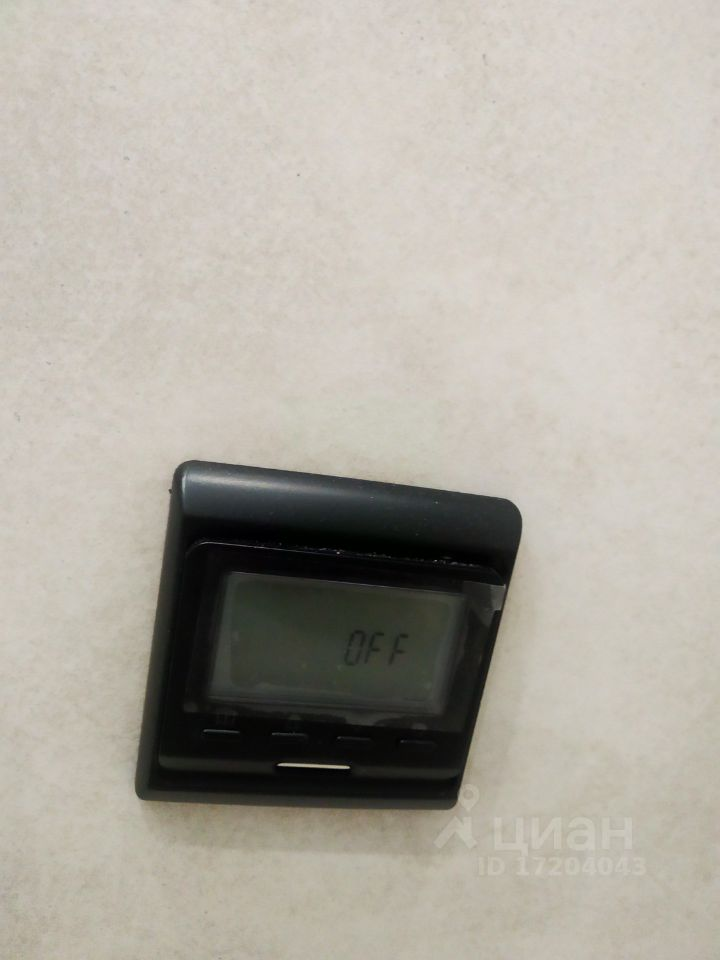
#> input picture images/kvartira-moskva-ulica-marshala-katukova-2062535751-1.jpg, 720 x 960 px; its folder holds 4 pictures in this run
$ python base64_converter.py
#> lines starting #> are read from the running program, lines starting #| are printed output that depends on the picture
import os
import base64
from PIL import Image
from io import BytesIO

def resize_image(image_path, target_size=(224, 224)):
    # Открываем изображение
#> called with target_size = (224, 224)
    with Image.open(image_path) as img:
        # Ресайзим изображение
#> img is the input picture: PIL image 720x960 RGB; mean R, G, B 175.3, 170.5, 161
        resized_img = img.resize(target_size)
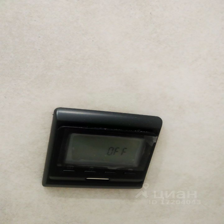
#> resized_img: PIL image 224x224 RGB; mean R, G, B 175.3, 170.5, 161

    return resized_img


def image_to_base64(image_path):
    # Ресайзим изображение
    resized_img = resize_image(image_path)

    with BytesIO() as output_buffer:
        # Сохраняем ресайзнутое изображение в буфере
        resized_img.save(output_buffer, format="JPEG")

        # Получаем байты из буфера
        image_data = output_buffer.getvalue()

        # Кодируем изображение в строку base64
        base64_string = base64.b64encode(image_data).decode("utf-8")

    return base64_string


def folder_images_to_base64(folder_path, output_file_path):
    with open(output_file_path, "w") as output_file:
        for filename in os.listdir(folder_path):
            if filename.endswith(('.jpg', '.jpeg', '.png', '.gif')):
                # Полный путь к изображению
                image_path = os.path.join(folder_path, filename)

                # Преобразование изображения в строку base64
                base64_string = image_to_base64(image_path)

                # Запись строки base64 в файл
                output_file.write(f"{filename}: {base64_string}\n")
#> pass 2 of the loop in folder_images_to_base64, `for filename in os.listdir(folder_path):`:
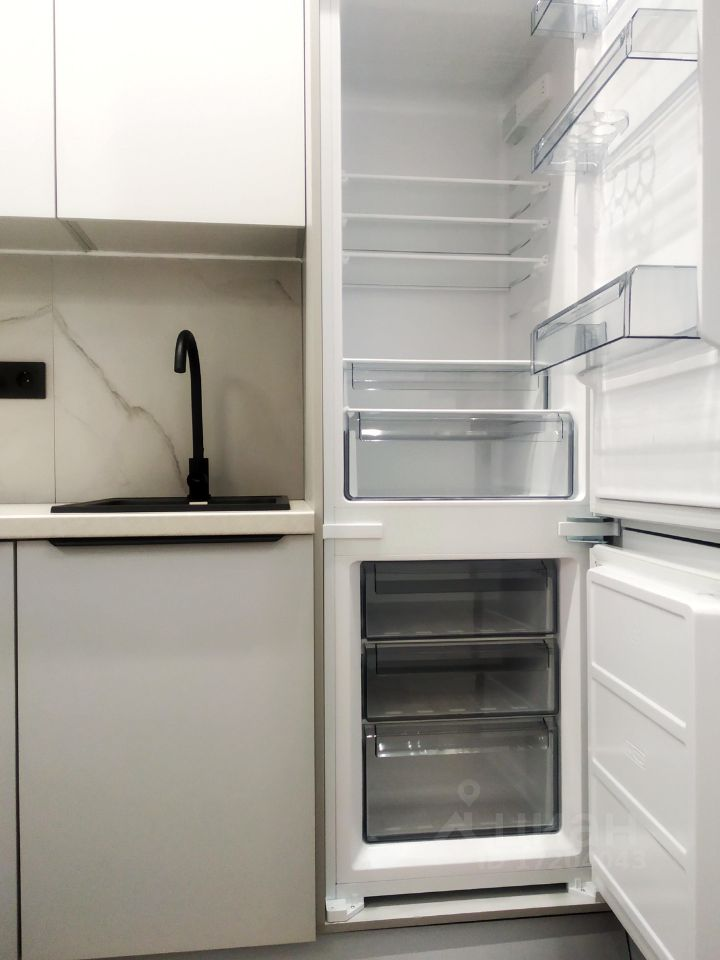
#> input picture images/kvartira-moskva-ulica-marshala-katukova-2062535752-1.jpg, 720 x 960 px
#> in resize_image, img is the input picture: PIL image 720x960 RGB; mean R, G, B 171.9, 168.5, 161.4
#> in resize_image (call 2), `resized_img = img.resize(target_size)`:
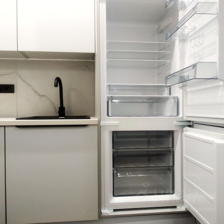
#> resized_img: PIL image 224x224 RGB; mean R, G, B 171.9, 168.4, 161.4
#> pass 3 of the loop in folder_images_to_base64, `for filename in os.listdir(folder_path):`:
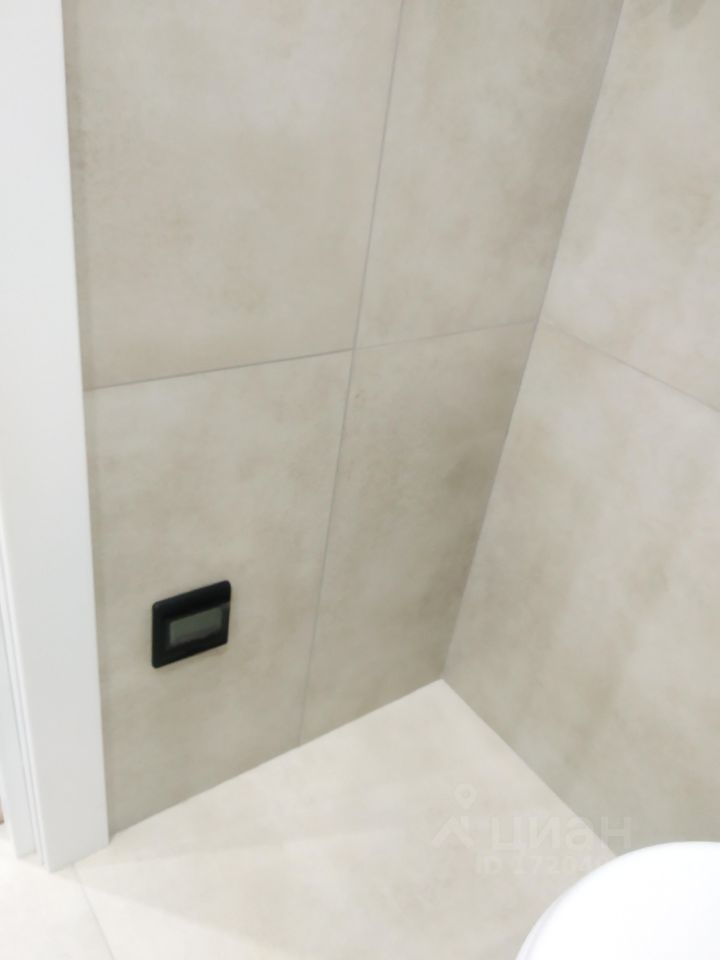
#> input picture images/kvartira-moskva-ulica-marshala-katukova-2062535753-1.jpg, 720 x 960 px
#> in resize_image, img is the input picture: PIL image 720x960 RGB; mean R, G, B 195.9, 191.5, 180.7
#> in resize_image (call 3), `resized_img = img.resize(target_size)`:
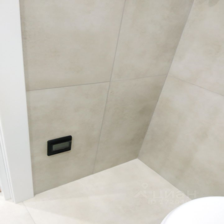
#> resized_img: PIL image 224x224 RGB; mean R, G, B 195.9, 191.5, 180.7
#> the loop made 4 passes; the first 3 are shown


# Пример использования:
folder_path = "images"
output_file_path = "output_base64.txt"
folder_images_to_base64(folder_path, output_file_path)
